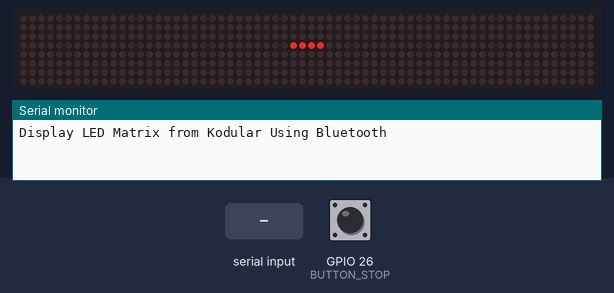
Simulated run of this sketch. Board: ESP32. Shown: 64×8 LED matrix, the last lines printed to the serial monitor. The inputs (shaded band) are chosen by the test bench; at power-on: GPIO 26 (BUTTON_STOP) HIGH. Nothing arrives over Bluetooth unless stated.

Above: at 2.7 s.
2.8 s: GPIO 26 (BUTTON_STOP) pulled LOW for 0.15 s
At 2.91 s:
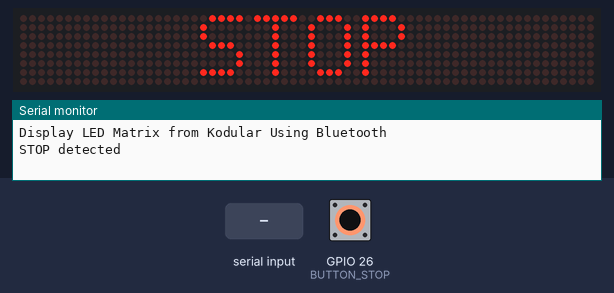
4.4 s: "1\n" received over the second serial link
At 5.6 s:
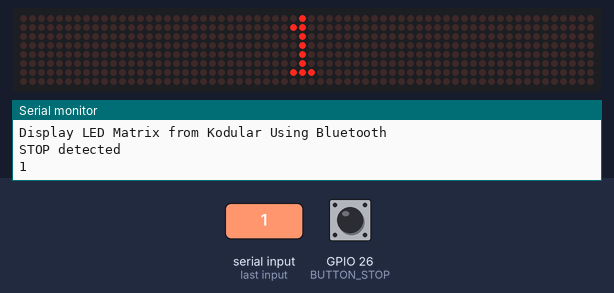
5.9 s: "0\n" received over the second serial link
At 6.8 s:
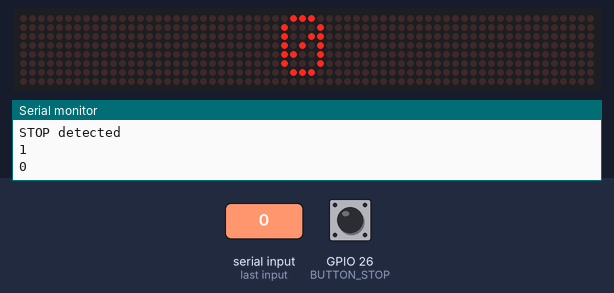
7.4 s: GPIO 26 (BUTTON_STOP) pulled LOW for 1 s
At 8.7 s:
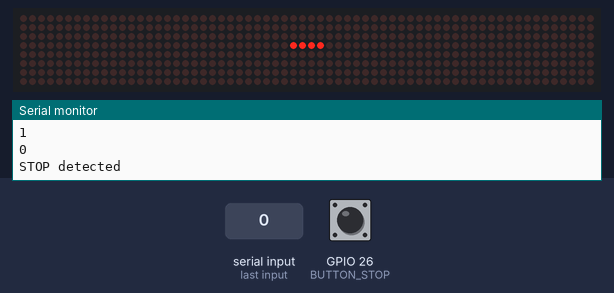
9.9 s: GPIO 26 (BUTTON_STOP) pulled LOW for 3.2 s
At 11.1 s:
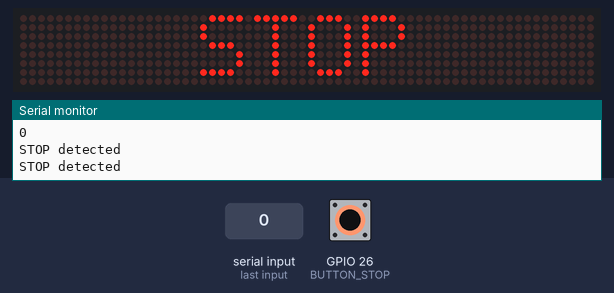
Timing chart, 0 to 12.9 s (numbered marks = the images above; inputs shaded):
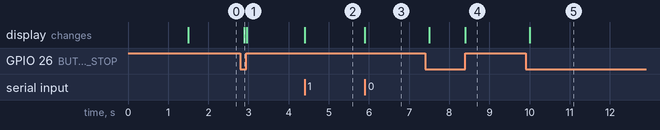

The sketch:

ESP32_BT_Kodular_LEDMax7219.ino
```cpp
/*  using ESP32 with bluetooth
    to select your board follow these steps.
    Tools → boards → scroll down to find ESP32 Dev Module → select the port
    Reference GPIO  https://www.botnroll.com/en/esp32/3639-wemos-d1-r32-w-esp32-uno-r3-pinout.html
    Wiring LED Max7219 in ESP32 Dev (Uno Board):
      - CLK : 18
      - CS  : 5
      - DIN : 23
*/
#include <BluetoothSerial.h>

// Pengaturan Bluetooth
BluetoothSerial SerialBT;

//Setup for LED dot Max7219==============================
#include <MD_Parola.h>
#include <MD_MAX72xx.h>
#include <SPI.h>
#define HARDWARE_TYPE MD_MAX72XX::FC16_HW
#define MAX_DEVICES 8   //I use 8 dot matrix
#define CS_PIN 5
// Hardware SPI connection
MD_Parola P = MD_Parola(HARDWARE_TYPE, CS_PIN, MAX_DEVICES);
//Setup for LED dot Max7219==============================

String msg = "-";;

//for input/output
int BUTTON_STOP = 26;
bool status_stop = false;

void setup() {
  Serial.begin(9600);
  P.begin();
  SerialBT.begin("ESP32"); // Nama bluetooth
  delay(500);

  //setup pin input
  pinMode(BUTTON_STOP, INPUT_PULLUP);

  Serial.println("Display LED Matrix from Kodular Using Bluetooth");
  delay(1000);
}

void loop() {
  // Read bluetooth
  processIncomingSerial();

  //check button
  int buttonStop = digitalRead(BUTTON_STOP);
  //buttonstop-----------------------------
  if (buttonStop == LOW )
  {
    if (status_stop == false)
    {
      //Show Stop
      status_stop = true;
      msg = "STOP";
      SerialBT.println(msg);
      Serial.println("STOP detected");
      delay(100);
    }
  }
  else if (buttonStop == HIGH)
  {
    if (status_stop == true)
    {
      status_stop = false;
      msg = "-";
      SerialBT.println(msg);
    }
  }
  //buttonstop-----------------------------

  //Show Text in LED Matrix
  if (msg.length() < 10) {
    P.setTextAlignment(PA_CENTER);
    P.print(msg.c_str());
  }
  else {
    if (P.displayAnimate())
      P.displayText(msg.c_str(), PA_LEFT, 70, 70, PA_SCROLL_LEFT, PA_SCROLL_LEFT);
  }
}

// INCOMING SERIAL DATA PROCESSING CODE----------------------------------------
void processIncomingSerial()
{
  if (SerialBT.available()) {
    // Baca pesan dari port serial
    msg = SerialBT.readStringUntil('\n');
    Serial.println(msg);

  }
}
```

Measured:
- after the input at 2.8 s, the display: changes after 0.10 s (image 1)
- after the input at 4.4 s, the display: changes at once (image 2)
- after the input at 5.9 s, the display: changes at once (image 3)
- after the input at 7.4 s, the display: first changes after 0.10 s (image 4 shows a later state)
- after the input at 9.9 s, the display: changes after 0.10 s (image 5)
